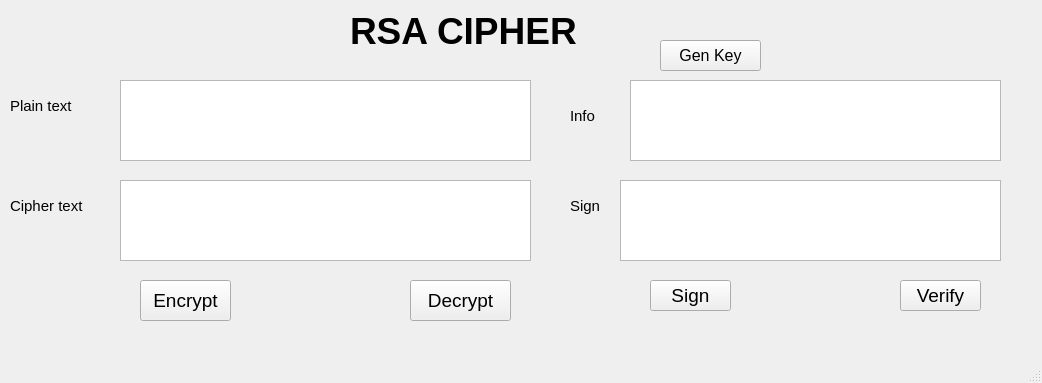
<?xml version="1.0" encoding="UTF-8"?>
<ui version="4.0">
 <class>MainWindow</class>
 <widget class="QMainWindow" name="MainWindow">
  <property name="geometry">
   <rect>
    <x>0</x>
    <y>0</y>
    <width>1042</width>
    <height>383</height>
   </rect>
  </property>
  <property name="windowTitle">
   <string>MainWindow</string>
  </property>
  <widget class="QWidget" name="centralwidget">
   <widget class="QLabel" name="label">
    <property name="geometry">
     <rect>
      <x>350</x>
      <y>0</y>
      <width>311</width>
      <height>61</height>
     </rect>
    </property>
    <property name="font">
     <font>
      <pointsize>28</pointsize>
      <weight>75</weight>
      <bold>true</bold>
     </font>
    </property>
    <property name="text">
     <string>RSA CIPHER</string>
    </property>
   </widget>
   <widget class="QPushButton" name="btn_gen_keys">
    <property name="geometry">
     <rect>
      <x>660</x>
      <y>40</y>
      <width>101</width>
      <height>31</height>
     </rect>
    </property>
    <property name="font">
     <font>
      <pointsize>12</pointsize>
     </font>
    </property>
    <property name="text">
     <string>Gen Key</string>
    </property>
   </widget>
   <widget class="QPushButton" name="btn_encrypt">
    <property name="geometry">
     <rect>
      <x>140</x>
      <y>280</y>
      <width>91</width>
      <height>41</height>
     </rect>
    </property>
    <property name="font">
     <font>
      <pointsize>14</pointsize>
     </font>
    </property>
    <property name="text">
     <string>Encrypt</string>
    </property>
   </widget>
   <widget class="QPushButton" name="btn_decrypt">
    <property name="geometry">
     <rect>
      <x>410</x>
      <y>280</y>
      <width>101</width>
      <height>41</height>
     </rect>
    </property>
    <property name="font">
     <font>
      <pointsize>14</pointsize>
     </font>
    </property>
    <property name="text">
     <string>Decrypt</string>
    </property>
   </widget>
   <widget class="QPushButton" name="btn_sign">
    <property name="geometry">
     <rect>
      <x>650</x>
      <y>280</y>
      <width>81</width>
      <height>31</height>
     </rect>
    </property>
    <property name="font">
     <font>
      <pointsize>14</pointsize>
     </font>
    </property>
    <property name="text">
     <string>Sign</string>
    </property>
   </widget>
   <widget class="QPushButton" name="btn_verify">
    <property name="geometry">
     <rect>
      <x>900</x>
      <y>280</y>
      <width>81</width>
      <height>31</height>
     </rect>
    </property>
    <property name="font">
     <font>
      <pointsize>14</pointsize>
     </font>
    </property>
    <property name="text">
     <string>Verify</string>
    </property>
   </widget>
   <widget class="QTextEdit" name="txt_plain_text">
    <property name="geometry">
     <rect>
      <x>120</x>
      <y>80</y>
      <width>411</width>
      <height>81</height>
     </rect>
    </property>
   </widget>
   <widget class="QTextEdit" name="txt_cipher_text">
    <property name="geometry">
     <rect>
      <x>120</x>
      <y>180</y>
      <width>411</width>
      <height>81</height>
     </rect>
    </property>
   </widget>
   <widget class="QTextEdit" name="txt_info">
    <property name="geometry">
     <rect>
      <x>630</x>
      <y>80</y>
      <width>371</width>
      <height>81</height>
     </rect>
    </property>
   </widget>
   <widget class="QTextEdit" name="txt_sign">
    <property name="geometry">
     <rect>
      <x>620</x>
      <y>180</y>
      <width>381</width>
      <height>81</height>
     </rect>
    </property>
   </widget>
   <widget class="QLabel" name="label_2">
    <property name="geometry">
     <rect>
      <x>10</x>
      <y>90</y>
      <width>81</width>
      <height>31</height>
     </rect>
    </property>
    <property name="font">
     <font>
      <pointsize>11</pointsize>
     </font>
    </property>
    <property name="text">
     <string>Plain text</string>
    </property>
   </widget>
   <widget class="QLabel" name="label_3">
    <property name="geometry">
     <rect>
      <x>10</x>
      <y>190</y>
      <width>91</width>
      <height>31</height>
     </rect>
    </property>
    <property name="font">
     <font>
      <pointsize>11</pointsize>
     </font>
    </property>
    <property name="text">
     <string>Cipher text</string>
    </property>
   </widget>
   <widget class="QLabel" name="label_4">
    <property name="geometry">
     <rect>
      <x>570</x>
      <y>100</y>
      <width>41</width>
      <height>31</height>
     </rect>
    </property>
    <property name="font">
     <font>
      <pointsize>11</pointsize>
     </font>
    </property>
    <property name="text">
     <string>Info</string>
    </property>
   </widget>
   <widget class="QLabel" name="label_5">
    <property name="geometry">
     <rect>
      <x>570</x>
      <y>190</y>
      <width>41</width>
      <height>31</height>
     </rect>
    </property>
    <property name="font">
     <font>
      <pointsize>11</pointsize>
     </font>
    </property>
    <property name="text">
     <string>Sign</string>
    </property>
   </widget>
  </widget>
  <widget class="QMenuBar" name="menubar">
   <property name="geometry">
    <rect>
     <x>0</x>
     <y>0</y>
     <width>1042</width>
     <height>26</height>
    </rect>
   </property>
  </widget>
  <widget class="QStatusBar" name="statusbar"/>
 </widget>
 <resources/>
 <connections/>
</ui>
